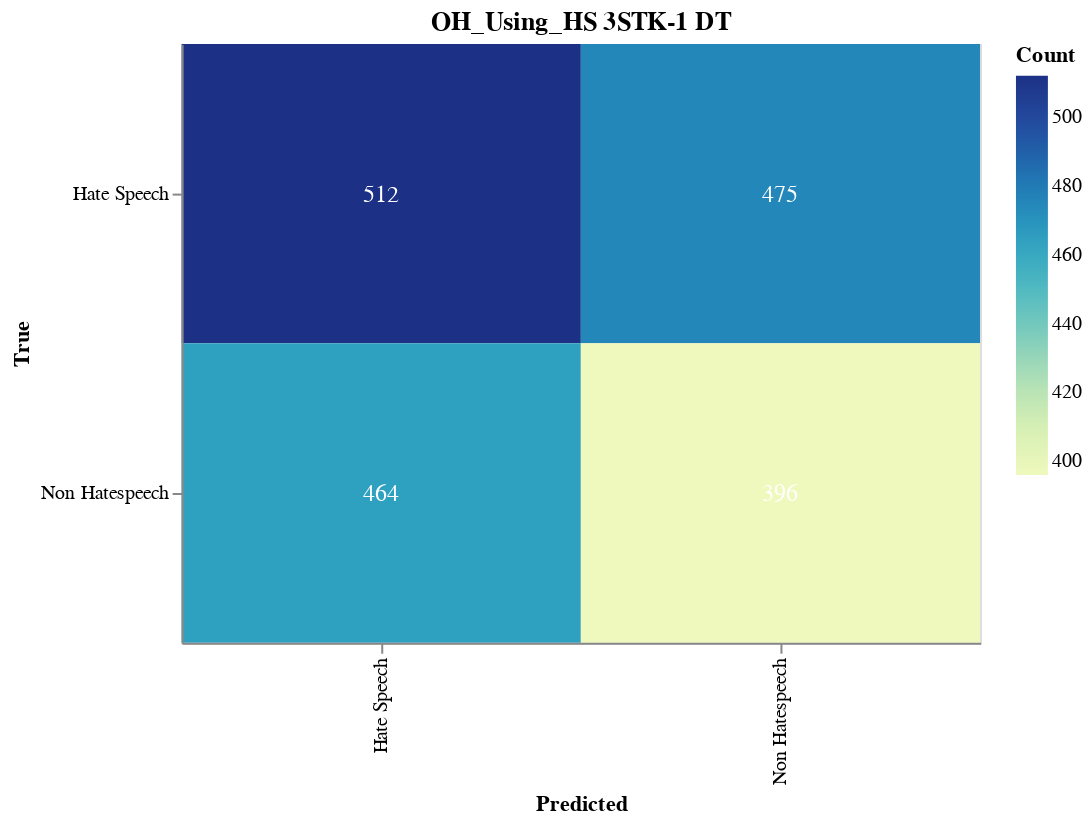

Notebook code for this chart:
### Markdown cell above
#### Save Confusion Matrix

### Code cell
import altair as alt
import altair_saver
import pandas as pd
from sklearn.metrics import confusion_matrix

# Calculate the confusion matrix
cm = confusion_matrix(true_labels, adjusted_predictions)

# Define class names
class_names = ['Hate Speech', 'Non Hatespeech']

# Convert confusion matrix to DataFrame
cm_df = pd.DataFrame(cm, index=class_names, columns=class_names).reset_index().melt(id_vars='index')
cm_df.columns = ['True', 'Predicted', 'Count']

# Ensure the order of categories
cm_df['True'] = pd.Categorical(cm_df['True'], categories=class_names, ordered=True)
cm_df['Predicted'] = pd.Categorical(cm_df['Predicted'], categories=class_names, ordered=True)

# Create the Altair plot
heatmap = alt.Chart(cm_df).mark_rect().encode(
    x=alt.X('Predicted:O', sort=class_names),
    y=alt.Y('True:O', sort=class_names),
    color='Count:Q',
    tooltip=['True', 'Predicted', 'Count']
).properties(
    width=400,
    height=300,
    title='OH_Using_HS 3STK-1 DT'
)

# Add text labels
text = heatmap.mark_text(
    align='center',
    baseline='middle',
    fontSize=12
).encode(
    text='Count:Q',
    color=alt.condition(
        alt.datum.Count > cm.max() / 2,
        alt.value('white'),
        alt.value('black')
    )
)

# Combine heatmap and text
final_chart = heatmap + text

# Display the plot
final_chart.show()

### Figure 1 — Vega-Lite specification as saved in the notebook (floating-point values rounded to 4 significant figures)
{"config": {"view": {"continuousWidth": 300, "continuousHeight": 300}}, "layer": [{"mark": {"type": "rect"}, "encoding": {"color": {"field": "Count", "type": "quantitative"}, "tooltip": [{"field": "True", "type": "ordinal"}, {"field": "Predicted", "type": "ordinal"}, {"field": "Count", "type": "quantitative"}], "x": {"field": "Predicted", "sort": ["Hate Speech", "Non Hatespeech"], "type": "ordinal"}, "y": {"field": "True", "sort": ["Hate Speech", "Non Hatespeech"], "type": "ordinal"}}, "title": "OH_Using_HS 3STK-1 DT"}, {"mark": {"type": "text", "align": "center", "baseline": "middle", "fontSize": 12}, "encoding": {"color": {"condition": {"test": "(datum.Count > 256.0)", "value": "white"}, "value": "black"}, "text": {"field": "Count", "type": "quantitative"}, "tooltip": [{"field": "True", "type": "ordinal"}, {"field": "Predicted", "type": "ordinal"}, {"field": "Count", "type": "quantitative"}], "x": {"field": "Predicted", "sort": ["Hate Speech", "Non Hatespeech"], "type": "ordinal"}, "y": {"field": "True", "sort": ["Hate Speech", "Non Hatespeech"], "type": "ordinal"}}, "title": "OH_Using_HS 3STK-1 DT"}], "data": {"name": "data-4d2722864b94ffb7339a2b8fbc42dd0a"}, "height": 300, "width": 400, "$schema": "https://vega.github.io/schema/vega-lite/v5.17.0.json", "datasets": {"data-4d2722864b94ffb7339a2b8fbc42dd0a": [{"True": "Hate Speech", "Predicted": "Hate Speech", "Count": 512}, {"True": "Non Hatespeech", "Predicted": "Hate Speech", "Count": 464}, {"True": "Hate Speech", "Predicted": "Non Hatespeech", "Count": 475}, {"True": "Non Hatespeech", "Predicted": "Non Hatespeech", "Count": 396}]}}
